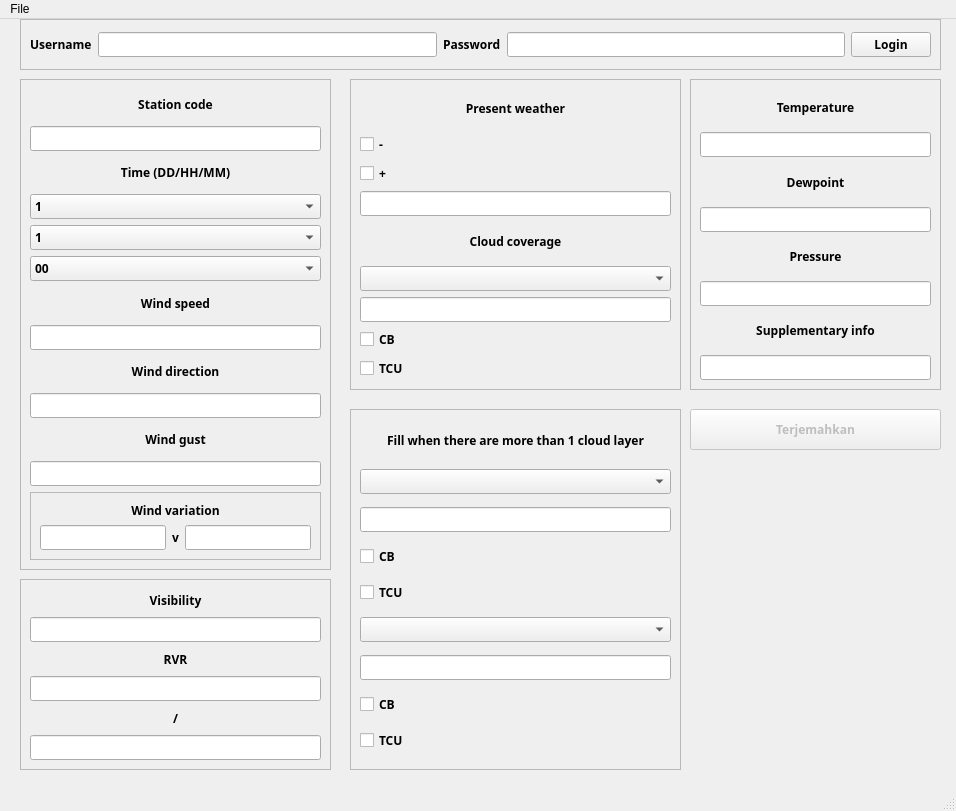
<?xml version="1.0" encoding="UTF-8"?>
<ui version="4.0">
 <class>CloudCoverage</class>
 <widget class="QMainWindow" name="CloudCoverage">
  <property name="geometry">
   <rect>
    <x>0</x>
    <y>0</y>
    <width>956</width>
    <height>811</height>
   </rect>
  </property>
  <property name="windowTitle">
   <string>MainWindow</string>
  </property>
  <widget class="QWidget" name="centralwidget">
   <widget class="QPushButton" name="generate">
    <property name="enabled">
     <bool>false</bool>
    </property>
    <property name="geometry">
     <rect>
      <x>690</x>
      <y>390</y>
      <width>251</width>
      <height>41</height>
     </rect>
    </property>
    <property name="font">
     <font>
      <family>Poppins</family>
      <pointsize>9</pointsize>
      <weight>75</weight>
      <bold>true</bold>
     </font>
    </property>
    <property name="text">
     <string>Terjemahkan</string>
    </property>
   </widget>
   <widget class="QFrame" name="frame">
    <property name="enabled">
     <bool>true</bool>
    </property>
    <property name="geometry">
     <rect>
      <x>20</x>
      <y>0</y>
      <width>921</width>
      <height>51</height>
     </rect>
    </property>
    <property name="font">
     <font>
      <family>Poppins</family>
      <weight>75</weight>
      <bold>true</bold>
     </font>
    </property>
    <property name="frameShape">
     <enum>QFrame::StyledPanel</enum>
    </property>
    <property name="frameShadow">
     <enum>QFrame::Raised</enum>
    </property>
    <layout class="QHBoxLayout" name="horizontalLayout">
     <item>
      <widget class="QLabel" name="username">
       <property name="text">
        <string>Username</string>
       </property>
      </widget>
     </item>
     <item>
      <widget class="QLineEdit" name="line_usr"/>
     </item>
     <item>
      <widget class="QLabel" name="password">
       <property name="text">
        <string>Password</string>
       </property>
      </widget>
     </item>
     <item>
      <widget class="QLineEdit" name="line_pass">
       <property name="text">
        <string/>
       </property>
       <property name="echoMode">
        <enum>QLineEdit::Password</enum>
       </property>
      </widget>
     </item>
     <item>
      <widget class="QPushButton" name="logbut">
       <property name="text">
        <string>Login</string>
       </property>
      </widget>
     </item>
    </layout>
   </widget>
   <widget class="QFrame" name="kiri">
    <property name="geometry">
     <rect>
      <x>20</x>
      <y>60</y>
      <width>311</width>
      <height>491</height>
     </rect>
    </property>
    <property name="minimumSize">
     <size>
      <width>311</width>
      <height>0</height>
     </size>
    </property>
    <property name="font">
     <font>
      <family>Poppins</family>
      <weight>75</weight>
      <bold>true</bold>
     </font>
    </property>
    <property name="frameShape">
     <enum>QFrame::StyledPanel</enum>
    </property>
    <property name="frameShadow">
     <enum>QFrame::Raised</enum>
    </property>
    <layout class="QVBoxLayout" name="verticalLayout">
     <item>
      <widget class="QLabel" name="StationCode">
       <property name="enabled">
        <bool>true</bool>
       </property>
       <property name="text">
        <string>Station code</string>
       </property>
       <property name="alignment">
        <set>Qt::AlignCenter</set>
       </property>
      </widget>
     </item>
     <item>
      <widget class="QLineEdit" name="inp_StationCode">
       <property name="enabled">
        <bool>true</bool>
       </property>
       <property name="text">
        <string/>
       </property>
      </widget>
     </item>
     <item>
      <widget class="QLabel" name="waktu">
       <property name="enabled">
        <bool>true</bool>
       </property>
       <property name="text">
        <string>Time (DD/HH/MM)</string>
       </property>
       <property name="alignment">
        <set>Qt::AlignCenter</set>
       </property>
      </widget>
     </item>
     <item>
      <widget class="QComboBox" name="Tanggal">
       <property name="enabled">
        <bool>true</bool>
       </property>
       <item>
        <property name="text">
         <string>1</string>
        </property>
       </item>
       <item>
        <property name="text">
         <string>2</string>
        </property>
       </item>
       <item>
        <property name="text">
         <string>3</string>
        </property>
       </item>
       <item>
        <property name="text">
         <string>4</string>
        </property>
       </item>
       <item>
        <property name="text">
         <string>5</string>
        </property>
       </item>
       <item>
        <property name="text">
         <string>6</string>
        </property>
       </item>
       <item>
        <property name="text">
         <string>7</string>
        </property>
       </item>
       <item>
        <property name="text">
         <string>8</string>
        </property>
       </item>
       <item>
        <property name="text">
         <string>9</string>
        </property>
       </item>
       <item>
        <property name="text">
         <string>10</string>
        </property>
       </item>
       <item>
        <property name="text">
         <string>11</string>
        </property>
       </item>
       <item>
        <property name="text">
         <string>12</string>
        </property>
       </item>
       <item>
        <property name="text">
         <string>13</string>
        </property>
       </item>
       <item>
        <property name="text">
         <string>14</string>
        </property>
       </item>
       <item>
        <property name="text">
         <string>15</string>
        </property>
       </item>
       <item>
        <property name="text">
         <string>16</string>
        </property>
       </item>
       <item>
        <property name="text">
         <string>17</string>
        </property>
       </item>
       <item>
        <property name="text">
         <string>18</string>
        </property>
       </item>
       <item>
        <property name="text">
         <string>19</string>
        </property>
       </item>
       <item>
        <property name="text">
         <string>20</string>
        </property>
       </item>
       <item>
        <property name="text">
         <string>21</string>
        </property>
       </item>
       <item>
        <property name="text">
         <string>22</string>
        </property>
       </item>
       <item>
        <property name="text">
         <string>23</string>
        </property>
       </item>
       <item>
        <property name="text">
         <string>24</string>
        </property>
       </item>
       <item>
        <property name="text">
         <string>25</string>
        </property>
       </item>
       <item>
        <property name="text">
         <string>26</string>
        </property>
       </item>
       <item>
        <property name="text">
         <string>27</string>
        </property>
       </item>
       <item>
        <property name="text">
         <string>28</string>
        </property>
       </item>
       <item>
        <property name="text">
         <string>29</string>
        </property>
       </item>
       <item>
        <property name="text">
         <string>30</string>
        </property>
       </item>
       <item>
        <property name="text">
         <string>31</string>
        </property>
       </item>
      </widget>
     </item>
     <item>
      <widget class="QComboBox" name="Jam">
       <property name="enabled">
        <bool>true</bool>
       </property>
       <item>
        <property name="text">
         <string>1</string>
        </property>
       </item>
       <item>
        <property name="text">
         <string>2</string>
        </property>
       </item>
       <item>
        <property name="text">
         <string>3</string>
        </property>
       </item>
       <item>
        <property name="text">
         <string>4</string>
        </property>
       </item>
       <item>
        <property name="text">
         <string>5</string>
        </property>
       </item>
       <item>
        <property name="text">
         <string>6</string>
        </property>
       </item>
       <item>
        <property name="text">
         <string>7</string>
        </property>
       </item>
       <item>
        <property name="text">
         <string>8</string>
        </property>
       </item>
       <item>
        <property name="text">
         <string>9</string>
        </property>
       </item>
       <item>
        <property name="text">
         <string>10</string>
        </property>
       </item>
       <item>
        <property name="text">
         <string>11</string>
        </property>
       </item>
       <item>
        <property name="text">
         <string>12</string>
        </property>
       </item>
       <item>
        <property name="text">
         <string>13</string>
        </property>
       </item>
       <item>
        <property name="text">
         <string>14</string>
        </property>
       </item>
       <item>
        <property name="text">
         <string>15</string>
        </property>
       </item>
       <item>
        <property name="text">
         <string>16</string>
        </property>
       </item>
       <item>
        <property name="text">
         <string>17</string>
        </property>
       </item>
       <item>
        <property name="text">
         <string>18</string>
        </property>
       </item>
       <item>
        <property name="text">
         <string>19</string>
        </property>
       </item>
       <item>
        <property name="text">
         <string>20</string>
        </property>
       </item>
       <item>
        <property name="text">
         <string>21</string>
        </property>
       </item>
       <item>
        <property name="text">
         <string>22</string>
        </property>
       </item>
       <item>
        <property name="text">
         <string>23</string>
        </property>
       </item>
       <item>
        <property name="text">
         <string>00</string>
        </property>
       </item>
      </widget>
     </item>
     <item>
      <widget class="QComboBox" name="Menit">
       <property name="enabled">
        <bool>true</bool>
       </property>
       <item>
        <property name="text">
         <string>00</string>
        </property>
       </item>
       <item>
        <property name="text">
         <string>30</string>
        </property>
       </item>
      </widget>
     </item>
     <item>
      <widget class="QLabel" name="WindSpeed">
       <property name="enabled">
        <bool>true</bool>
       </property>
       <property name="text">
        <string>Wind speed</string>
       </property>
       <property name="alignment">
        <set>Qt::AlignCenter</set>
       </property>
      </widget>
     </item>
     <item>
      <widget class="QLineEdit" name="inp_WindSpeed">
       <property name="enabled">
        <bool>true</bool>
       </property>
      </widget>
     </item>
     <item>
      <widget class="QLabel" name="WindDir">
       <property name="enabled">
        <bool>true</bool>
       </property>
       <property name="text">
        <string>Wind direction</string>
       </property>
       <property name="alignment">
        <set>Qt::AlignCenter</set>
       </property>
      </widget>
     </item>
     <item>
      <widget class="QLineEdit" name="inp_WindDir">
       <property name="enabled">
        <bool>true</bool>
       </property>
      </widget>
     </item>
     <item>
      <widget class="QLabel" name="WindGust">
       <property name="enabled">
        <bool>true</bool>
       </property>
       <property name="text">
        <string>Wind gust</string>
       </property>
       <property name="alignment">
        <set>Qt::AlignCenter</set>
       </property>
      </widget>
     </item>
     <item>
      <widget class="QLineEdit" name="inp_WindGust">
       <property name="enabled">
        <bool>true</bool>
       </property>
      </widget>
     </item>
     <item>
      <widget class="QFrame" name="frame_2">
       <property name="frameShape">
        <enum>QFrame::StyledPanel</enum>
       </property>
       <property name="frameShadow">
        <enum>QFrame::Raised</enum>
       </property>
       <layout class="QVBoxLayout" name="verticalLayout_3">
        <item>
         <widget class="QLabel" name="label_2">
          <property name="text">
           <string>Wind variation</string>
          </property>
          <property name="alignment">
           <set>Qt::AlignCenter</set>
          </property>
         </widget>
        </item>
        <item>
         <layout class="QHBoxLayout" name="horizontalLayout_3">
          <item>
           <widget class="QLineEdit" name="inp_winvar1"/>
          </item>
          <item>
           <widget class="QLabel" name="label">
            <property name="text">
             <string>v</string>
            </property>
           </widget>
          </item>
          <item>
           <widget class="QLineEdit" name="inp_winvar2"/>
          </item>
         </layout>
        </item>
       </layout>
      </widget>
     </item>
    </layout>
   </widget>
   <widget class="QFrame" name="kanan">
    <property name="geometry">
     <rect>
      <x>690</x>
      <y>60</y>
      <width>251</width>
      <height>311</height>
     </rect>
    </property>
    <property name="font">
     <font>
      <family>Poppins</family>
      <weight>75</weight>
      <bold>true</bold>
     </font>
    </property>
    <property name="frameShape">
     <enum>QFrame::StyledPanel</enum>
    </property>
    <property name="frameShadow">
     <enum>QFrame::Raised</enum>
    </property>
    <layout class="QVBoxLayout" name="verticalLayout_2">
     <item>
      <widget class="QLabel" name="Temperature">
       <property name="enabled">
        <bool>true</bool>
       </property>
       <property name="text">
        <string>Temperature</string>
       </property>
       <property name="alignment">
        <set>Qt::AlignCenter</set>
       </property>
      </widget>
     </item>
     <item>
      <widget class="QLineEdit" name="inp_Temperature"/>
     </item>
     <item>
      <widget class="QLabel" name="Dewpoint">
       <property name="enabled">
        <bool>true</bool>
       </property>
       <property name="text">
        <string>Dewpoint</string>
       </property>
       <property name="alignment">
        <set>Qt::AlignCenter</set>
       </property>
      </widget>
     </item>
     <item>
      <widget class="QLineEdit" name="inp_Dewpoint"/>
     </item>
     <item>
      <widget class="QLabel" name="Pressure">
       <property name="enabled">
        <bool>true</bool>
       </property>
       <property name="text">
        <string>Pressure</string>
       </property>
       <property name="alignment">
        <set>Qt::AlignCenter</set>
       </property>
      </widget>
     </item>
     <item>
      <widget class="QLineEdit" name="inp_Pressure"/>
     </item>
     <item>
      <widget class="QLabel" name="SupplementaryInfo">
       <property name="enabled">
        <bool>true</bool>
       </property>
       <property name="text">
        <string>Supplementary info</string>
       </property>
       <property name="alignment">
        <set>Qt::AlignCenter</set>
       </property>
      </widget>
     </item>
     <item>
      <widget class="QLineEdit" name="inp_SupplementaryInfo_2"/>
     </item>
    </layout>
   </widget>
   <widget class="QFrame" name="frame_3">
    <property name="geometry">
     <rect>
      <x>20</x>
      <y>560</y>
      <width>311</width>
      <height>191</height>
     </rect>
    </property>
    <property name="font">
     <font>
      <family>Poppins</family>
      <weight>75</weight>
      <bold>true</bold>
     </font>
    </property>
    <property name="frameShape">
     <enum>QFrame::StyledPanel</enum>
    </property>
    <property name="frameShadow">
     <enum>QFrame::Raised</enum>
    </property>
    <layout class="QVBoxLayout" name="verticalLayout_5">
     <item>
      <widget class="QLabel" name="Visibility">
       <property name="enabled">
        <bool>true</bool>
       </property>
       <property name="text">
        <string>Visibility</string>
       </property>
       <property name="alignment">
        <set>Qt::AlignCenter</set>
       </property>
      </widget>
     </item>
     <item>
      <widget class="QLineEdit" name="inp_Visibility">
       <property name="enabled">
        <bool>true</bool>
       </property>
      </widget>
     </item>
     <item>
      <widget class="QLabel" name="RVR">
       <property name="enabled">
        <bool>true</bool>
       </property>
       <property name="text">
        <string>RVR</string>
       </property>
       <property name="alignment">
        <set>Qt::AlignCenter</set>
       </property>
      </widget>
     </item>
     <item>
      <widget class="QLineEdit" name="inp_RVR_1">
       <property name="enabled">
        <bool>true</bool>
       </property>
       <property name="inputMask">
        <string/>
       </property>
       <property name="text">
        <string/>
       </property>
       <property name="frame">
        <bool>true</bool>
       </property>
      </widget>
     </item>
     <item>
      <widget class="QLabel" name="label_3">
       <property name="text">
        <string>/</string>
       </property>
       <property name="alignment">
        <set>Qt::AlignCenter</set>
       </property>
      </widget>
     </item>
     <item>
      <widget class="QLineEdit" name="inp_RVR_2"/>
     </item>
    </layout>
   </widget>
   <widget class="QFrame" name="frame_4">
    <property name="geometry">
     <rect>
      <x>350</x>
      <y>60</y>
      <width>331</width>
      <height>311</height>
     </rect>
    </property>
    <property name="maximumSize">
     <size>
      <width>16777215</width>
      <height>16777215</height>
     </size>
    </property>
    <property name="font">
     <font>
      <family>Poppins</family>
      <weight>75</weight>
      <bold>true</bold>
     </font>
    </property>
    <property name="frameShape">
     <enum>QFrame::StyledPanel</enum>
    </property>
    <property name="frameShadow">
     <enum>QFrame::Raised</enum>
    </property>
    <layout class="QVBoxLayout" name="verticalLayout_6">
     <item>
      <widget class="QLabel" name="PresentWeather">
       <property name="enabled">
        <bool>true</bool>
       </property>
       <property name="maximumSize">
        <size>
         <width>16777215</width>
         <height>16777215</height>
        </size>
       </property>
       <property name="text">
        <string>Present weather</string>
       </property>
       <property name="alignment">
        <set>Qt::AlignCenter</set>
       </property>
      </widget>
     </item>
     <item>
      <widget class="QCheckBox" name="inp_PresentWeather_1">
       <property name="enabled">
        <bool>true</bool>
       </property>
       <property name="text">
        <string>-</string>
       </property>
      </widget>
     </item>
     <item>
      <widget class="QCheckBox" name="inp_PresentWeather_2">
       <property name="enabled">
        <bool>true</bool>
       </property>
       <property name="text">
        <string>+</string>
       </property>
      </widget>
     </item>
     <item>
      <widget class="QLineEdit" name="inp_PresentWeather">
       <property name="enabled">
        <bool>true</bool>
       </property>
      </widget>
     </item>
     <item>
      <widget class="QLabel" name="Cloud_Coverage">
       <property name="enabled">
        <bool>true</bool>
       </property>
       <property name="text">
        <string>Cloud coverage</string>
       </property>
       <property name="alignment">
        <set>Qt::AlignCenter</set>
       </property>
      </widget>
     </item>
     <item>
      <widget class="QComboBox" name="inp_CloudCoverage">
       <property name="enabled">
        <bool>true</bool>
       </property>
       <item>
        <property name="text">
         <string/>
        </property>
       </item>
       <item>
        <property name="text">
         <string>FEW</string>
        </property>
       </item>
       <item>
        <property name="text">
         <string>SCT</string>
        </property>
       </item>
       <item>
        <property name="text">
         <string>BKN</string>
        </property>
       </item>
       <item>
        <property name="text">
         <string>OVC</string>
        </property>
       </item>
      </widget>
     </item>
     <item>
      <widget class="QLineEdit" name="inp_CloudCoverage_2">
       <property name="enabled">
        <bool>true</bool>
       </property>
      </widget>
     </item>
     <item>
      <widget class="QCheckBox" name="inp_CloudCoverage_3">
       <property name="enabled">
        <bool>true</bool>
       </property>
       <property name="text">
        <string>CB</string>
       </property>
      </widget>
     </item>
     <item>
      <widget class="QCheckBox" name="inp_CloudCoverage_4">
       <property name="enabled">
        <bool>true</bool>
       </property>
       <property name="text">
        <string>TCU</string>
       </property>
      </widget>
     </item>
    </layout>
   </widget>
   <widget class="QFrame" name="frame_5">
    <property name="geometry">
     <rect>
      <x>350</x>
      <y>390</y>
      <width>331</width>
      <height>361</height>
     </rect>
    </property>
    <property name="maximumSize">
     <size>
      <width>16777215</width>
      <height>16777215</height>
     </size>
    </property>
    <property name="font">
     <font>
      <family>Poppins</family>
      <weight>75</weight>
      <bold>true</bold>
     </font>
    </property>
    <property name="frameShape">
     <enum>QFrame::StyledPanel</enum>
    </property>
    <property name="frameShadow">
     <enum>QFrame::Raised</enum>
    </property>
    <layout class="QVBoxLayout" name="verticalLayout_7">
     <item>
      <widget class="QLabel" name="label_4">
       <property name="maximumSize">
        <size>
         <width>16777215</width>
         <height>30</height>
        </size>
       </property>
       <property name="mouseTracking">
        <bool>false</bool>
       </property>
       <property name="focusPolicy">
        <enum>Qt::TabFocus</enum>
       </property>
       <property name="text">
        <string>Fill when there are more than 1 cloud layer</string>
       </property>
       <property name="scaledContents">
        <bool>false</bool>
       </property>
       <property name="alignment">
        <set>Qt::AlignCenter</set>
       </property>
       <property name="wordWrap">
        <bool>false</bool>
       </property>
      </widget>
     </item>
     <item>
      <widget class="QComboBox" name="inp_CloudCoverage_5">
       <property name="enabled">
        <bool>true</bool>
       </property>
       <item>
        <property name="text">
         <string/>
        </property>
       </item>
       <item>
        <property name="text">
         <string>FEW</string>
        </property>
       </item>
       <item>
        <property name="text">
         <string>SCT</string>
        </property>
       </item>
       <item>
        <property name="text">
         <string>BKN</string>
        </property>
       </item>
       <item>
        <property name="text">
         <string>OVC</string>
        </property>
       </item>
      </widget>
     </item>
     <item>
      <widget class="QLineEdit" name="inp_CloudCoverage_6"/>
     </item>
     <item>
      <widget class="QCheckBox" name="inp_CloudCoverage_7">
       <property name="enabled">
        <bool>true</bool>
       </property>
       <property name="text">
        <string>CB</string>
       </property>
      </widget>
     </item>
     <item>
      <widget class="QCheckBox" name="inp_CloudCoverage_8">
       <property name="enabled">
        <bool>true</bool>
       </property>
       <property name="text">
        <string>TCU</string>
       </property>
      </widget>
     </item>
     <item>
      <widget class="QComboBox" name="inp_CloudCoverage_9">
       <property name="enabled">
        <bool>true</bool>
       </property>
       <item>
        <property name="text">
         <string/>
        </property>
       </item>
       <item>
        <property name="text">
         <string>FEW</string>
        </property>
       </item>
       <item>
        <property name="text">
         <string>SCT</string>
        </property>
       </item>
       <item>
        <property name="text">
         <string>BKN</string>
        </property>
       </item>
       <item>
        <property name="text">
         <string>OVC</string>
        </property>
       </item>
      </widget>
     </item>
     <item>
      <widget class="QLineEdit" name="inp_CloudCoverage_10"/>
     </item>
     <item>
      <widget class="QCheckBox" name="inp_CloudCoverage_11">
       <property name="enabled">
        <bool>true</bool>
       </property>
       <property name="text">
        <string>CB</string>
       </property>
      </widget>
     </item>
     <item>
      <widget class="QCheckBox" name="inp_CloudCoverage_12">
       <property name="enabled">
        <bool>true</bool>
       </property>
       <property name="text">
        <string>TCU</string>
       </property>
      </widget>
     </item>
    </layout>
   </widget>
  </widget>
  <widget class="QMenuBar" name="menubar">
   <property name="geometry">
    <rect>
     <x>0</x>
     <y>0</y>
     <width>956</width>
     <height>26</height>
    </rect>
   </property>
   <widget class="QMenu" name="menuFile">
    <property name="title">
     <string>File</string>
    </property>
    <addaction name="actionClose"/>
   </widget>
   <addaction name="menuFile"/>
  </widget>
  <widget class="QStatusBar" name="statusbar"/>
  <action name="actionClose">
   <property name="text">
    <string>Close</string>
   </property>
  </action>
 </widget>
 <resources/>
 <connections/>
</ui>
